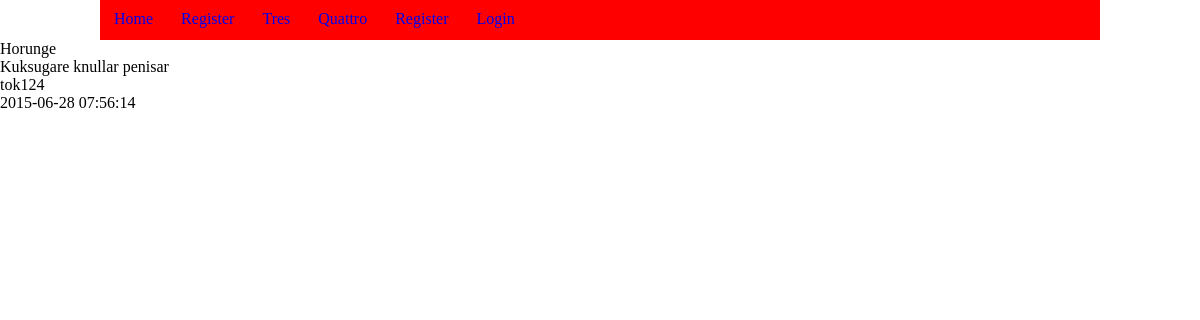
Screenshot of /?p=Horunge with the database file from the repository.
### tables this page shows
CREATE TABLE IF NOT EXISTS `posts` (
  `id` int(10) unsigned NOT NULL AUTO_INCREMENT,
  `title` varchar(50) NOT NULL DEFAULT '0',
  `content` longtext NOT NULL,
  `username` varchar(50) NOT NULL DEFAULT '0',
  `topic_name` varchar(50) NOT NULL DEFAULT '0',
  `post_date` timestamp NOT NULL DEFAULT CURRENT_TIMESTAMP,
  PRIMARY KEY (`id`)
);

### index.php (called while the page is built, shortened)
<?php
include('includes/head.php');
include('includes/nav.php');
include('includes/body.php');
include('includes/foot.php');
?>

### pages/content.php (the view, shortened to what this page needs)
<?php
include('config/db_config.php');
$conn = mysqli_connect($dbhost, $dbuser, $dbpass, $dbname);
$page = $_GET['p'];
$sql = "SELECT * FROM posts WHERE title='$page'";
$result = $conn->query($sql);
if ($result->num_rows > 0) {
    while($row = $result->fetch_assoc()) {
		$title = $row['title'];
		$content = $row['content'];
		$user = $row['username'];
		$date = $row['post_date'];
		echo $title . "<br>";
		echo $content . "<br>";
		echo $user . "<br>";
		echo $date . "<br>";
    }
} else {
    echo "0 results";
}
?>

### css/main.css (style rules this page uses)
body { margin: 0; padding: 0; }

### rows the page displays
posts: title "Horunge", content "Kuksugare knullar penisar", username "tok124", post_date "2015-06-28 07:56:14"
